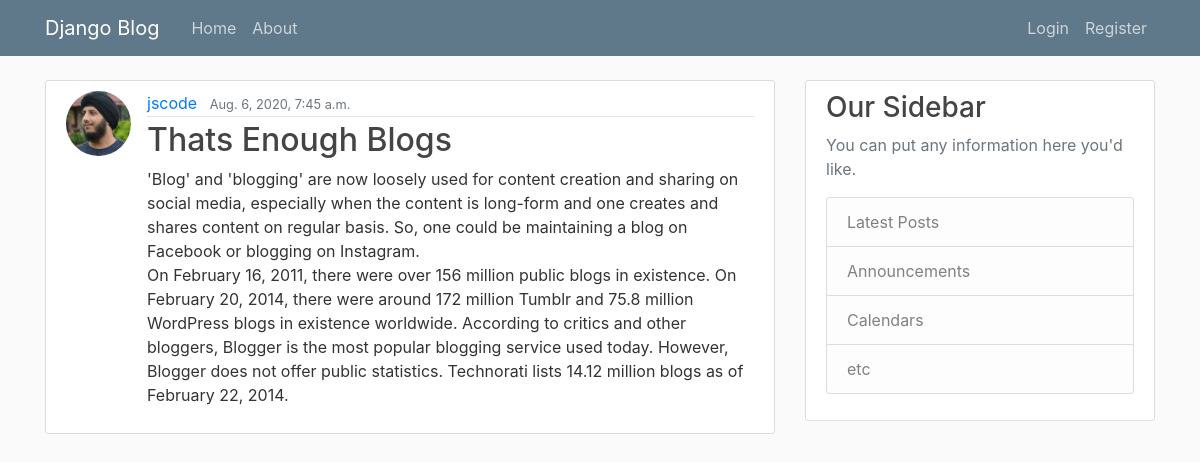
The page /post/29/ on the database its author committed.
### blogs/models.py (models this page shows, shortened)
class Post(models.Model):
    title = models.CharField(max_length=32)
    content = models.TextField()
    date_posted = models.DateTimeField(default=timezone.now)
    author = models.ForeignKey(User, on_delete= models.CASCADE)

### users/models.py (models this page shows, shortened)
class Profile(models.Model):
    user = models.OneToOneField(User,on_delete=models.CASCADE)
    image = models.ImageField(default='default.jpg',upload_to='profile_pics')

### blogs/views.py (the view)
# urls.py: path('post/<int:pk>/',views.PostDetailView.as_view(),name="post-detail"),
class PostDetailView(DetailView):
    model=Post

### templates/blogs/post_detail.html (shortened to what this page needs)
{% extends "base.html" %}
{% block content %}
<article class="media content-section">
    <img class="rounded-circle article-img" src="{{ object.author.profile.image.url }}">
    <div class="media-body">
        <div class="article-metadata">
            <a class="mr-2" href="#">{{ object.author }}</a>
            <small class="text-muted">{{ object.date_posted }}</small>
        </div>
        <h2>{{ object.title }}</h2>
        <p class="article-content">{{ object.content }}</p>
    </div>
</article>
{% endblock content %}

### blogs/static/main.css (style rules this page uses)
body { background: #fafafa; color: #333333; margin-top: 5rem; }
h1, h2, h3, h4, h5, h6 { color: #444444; }
.content-section { background: #ffffff; padding: 10px 20px; border: 1px solid #dddddd; border-radius: 3px; margin-bottom: 20px; }
.article-content { white-space: pre-line; }
.article-img { height: 65px; width: 65px; margin-right: 16px; }
.article-metadata { padding-bottom: 1px; margin-bottom: 4px; border-bottom: 1px solid #e3e3e3 }

### rows shown on the page
Post: author.profile.image (picture), author "jscode", date_posted "Aug. 6, 2020, 7:45 a.m.", title "Thats Enough Blogs", content "'Blog' and 'blogging' are now loosely used for content creation and sharing on social media, especially when the content is long-form and one creates and shares content on regular basis. So, one could be maintaining a blog on Facebook or blogging on Instagram. On February 16, 2011, there were over 156 million public blogs in existence. On February 20, 2014, there were around 172 million Tumblr and 75.8 million WordPress blogs in existence worldwide. According to critics and other bloggers, Blogger is the most popular blogging service used today. However, Blogger does not offer public statistics. Technorati lists 14.12 million blogs as of February 22, 2014."
